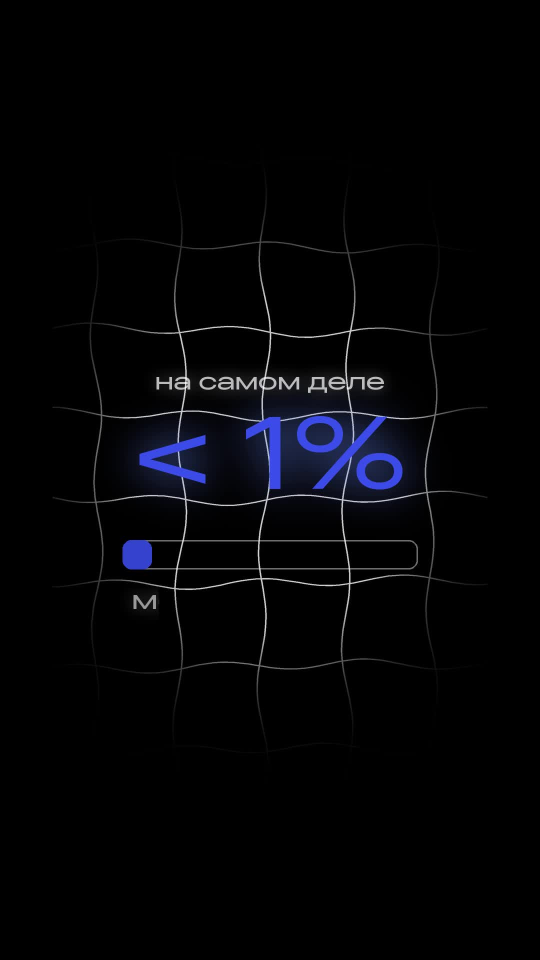
#> input picture build/test/bayes_011.jpg, 1080 x 1920 px (shown at 1/2 size)
$ python -i render29.py   (imports and definitions only)
#> lines starting #> are read from the running program, lines starting #| are printed output that depends on the picture
### build/style.py
"""Визуальная система — реализация brand-kit.md. Все числа для холста 1080x1920."""
import math
from PIL import Image, ImageDraw, ImageFont, ImageFilter

W, H = 1080, 1920
FPS = 30

# --- карточки (brand-kit.md §2) ---
CARD_A = (105, 238, 870, 1380)   # x, y, w, h   говорящая голова
CARD_B = (110, 614, 858, 620)    # вставка
R_A, R_B = 60, 50                # радиусы скругления
CENTER = (540, 925)

# --- палитра (brand-kit.md §4) ---
BLACK = (0, 0, 0)
WHITE = (255, 255, 255)
BLUE = (59, 75, 232)
BLUE_GLOW = (107, 135, 249)
LIME = (195, 219, 78)

# --- шрифты ---
SANS = "/System/Library/Fonts/SFNS.ttf"
SANS_IT = "/System/Library/Fonts/SFNSItalic.ttf"
SERIF_IT = "/System/Library/Fonts/Supplemental/Baskerville.ttc"
SERIF_IT_IDX = 2  # Baskerville Italic

_fc = {}


# [22 lines left out: function font, not called in this run]


# --- скруглённая маска ---
_mc = {}


# [17 lines left out: functions rounded_mask, place_card, not called in this run]


def fit_cover(img, w, h):
    iw, ih = img.size
    s = max(w / iw, h / ih)
    nw, nh = max(w, int(round(iw * s))), max(h, int(round(ih * s)))
    img = img.resize((nw, nh), Image.LANCZOS)
    return img.crop(((nw - w) // 2, (nh - h) // 2, (nw - w) // 2 + w, (nh - h) // 2 + h))


# --- сетка-холст (brand-kit / shot-recipes R4) ---
# [83 lines left out: functions grid_canvas, text_layer, not called in this run]


def measure(text, f):
    b = f.getbbox(text)
    return b[2] - b[0], b[3] - b[1]


# [6 lines left out: function char_offsets, not called in this run]


def ease_out(t):
    return 1 - (1 - t) ** 3

### build/storyboard29.py
"""Раскадровка ролика 29: Санкт-Петербургский парадокс.

Речь не режется. Все монтажные границы стоят между словами по
`videos/29/words.json`. Предметная механика показывается одним языком — монета,
траектория броска, выплаты, вероятности, ветвление и бесконечная сумма на
фирменной сетке. Две короткие смысловые видеовставки добавляют фактуру:
реальный пересчёт монет и дроновый план Санкт-Петербурга.

Носитель смысла:
* произносимые 2/4/8 ₽ и 1/2, 1/4, 1/8 несёт графика, субтитров на этих
  планах нет;
* вклад каждого исхода показан равенствами 2×1/2=1, 4×1/4=1, 8×1/8=1;
* бесконечное ожидание несёт 1+1+1+…=∞, субтитров на ревиле нет;
* название парадокса несёт финальная типографическая карточка.
"""

TAG = "st_petersburg"
SRC = "/Users/vladimirkalajcidi/reels_good/videos/29/source.mov"
OUT = "/Users/vladimirkalajcidi/reels_good/videos/29/st_petersburg_edit.mp4"
WORDS = "/Users/vladimirkalajcidi/reels_good/videos/29/words.json"

DUR = 50.593
FACE_KINDS = {"A1", "A2"}
STOCK_KINDS = {"stockCoins", "stockSpb"}
GFX_ZONE = (700, 1560)
GFX_X = (175, 905)

STOCK_SOURCES = {
    "stockCoins": ("/Users/vladimirkalajcidi/reels_good/videos/29/stock/stock_coins_8870185.mp4", 6.0),
    "stockSpb": ("/Users/vladimirkalajcidi/reels_good/videos/29/stock/stock_spb_3753675.mp4", 2.0),
}

SHOTS = [
    (0.000,  1.540, "A1", {}),
    (1.540,  3.240, "infiniteWin", {}),
    (3.240,  5.140, "A2", {}),
    (5.140,  6.240, "coinLaunch", {}),
    (6.240,  8.680, "coinLoop", {}),
    (8.680, 10.680, "ruleHeads", {}),
    (10.680, 12.200, "payout2", {}),
    (12.200, 13.940, "payout4", {}),
    (13.940, 15.800, "payout8", {}),
    (15.800, 17.600, "doubling", {}),
    (17.600, 19.760, "prob2", {}),
    (19.760, 21.000, "prob4", {}),
    (21.000, 22.640, "prob8", {}),
    (22.640, 24.640, "A1", {}),
    (24.640, 27.420, "expectTerms", {}),
    (27.420, 29.300, "infiniteOutcomes", {}),
    (29.300, 32.640, "infiniteSum", {}),
    (32.640, 35.700, "A2", {}),
    (35.700, 37.900, "stockCoins", {}),
    (37.900, 39.280, "A1", {}),
    (39.280, 40.900, "tinyTail", {}),
    (40.900, 42.420, "tinyWin", {}),
    (42.420, 45.660, "A2", {}),
    (45.660, 48.320, "stockSpb", {}),
    (48.320, 50.593, "A1", {}),
]

GRID_KINDS = {k for _, _, k, _ in SHOTS} - FACE_KINDS - STOCK_KINDS

R = "r"
S = "s"
CAPS = [
    (0.000, 0.800, [("вот игра в которую", R, 44)], "A"),
    (0.800, 1.540, [("средний выигрыш", R, 52)], "A"),

    (1.540, 2.520, [("бесконечен ", S, 70), ("хотя", R, 44)], "G"),
    (2.520, 3.240, [("почти всегда", R, 50)], "G"),

    (3.240, 3.860, [("вы получите", R, 50)], "A"),
    (3.860, 4.500, [("совсем ", R, 44), ("немного", S, 58)], "A"),

    (5.140, 6.240, [("итак мы бросаем монету", R, 42)], "G"),
    (6.240, 7.520, [("до тех пор пока", R, 44)], "G"),
    (7.520, 8.420, [("впервые не выпадет орёл", R, 40)], "G"),

    (8.680, 9.640, [("правило следующее", R, 50)], "G"),
    (9.740, 10.680, [("если орёл выпал сразу", R, 42)], "G"),

    # 10.68–22.64: выплаты и вероятности полностью несёт графика.

    (22.640, 23.420, [("если посчитать", R, 50)], "A"),
    (23.420, 24.520, [("математическое ", R, 46), ("ожидание", S, 58)], "A"),

    (24.640, 25.560, [("каждый возможный исход", R, 44)], "G"),
    (25.560, 26.600, [("добавляет ему", R, 48)], "G"),
    # 26.60–27.42: «ещё рубль» несут три равенства, субтитра нет.

    (27.420, 27.960, [("а исходов", R, 50)], "G"),
    (27.960, 28.820, [("бесконечно много", S, 58)], "G"),

    # 29.30–32.64: 1+1+1+…=∞ несёт графика.

    (32.640, 33.720, [("получается формальная", R, 46)], "A"),
    (33.720, 34.600, [("игра стоит любой", R, 46)], "A"),
    (34.600, 35.700, [("конечной суммы денег", R, 46)], "A"),

    (36.200, 37.040, [("но в реальности", R, 48)], "G"),
    (37.040, 37.900, [("почти никто", S, 58)], "G"),

    (37.900, 38.440, [("не заплатит за неё", R, 42)], "A"),
    (38.440, 39.220, [("даже огромную сумму", R, 46)], "A"),

    (39.280, 40.040, [("потому что вероятность", R, 44)], "G"),
    (40.040, 40.900, [("гигантского выигрыша", R, 46)], "G"),
    (40.900, 41.760, [("невероятно ", R, 44), ("мала", S, 64)], "G"),

    (42.420, 43.640, [("именно это противоречие", R, 44)], "A"),
    (43.640, 44.880, [("между математическим ожиданием", R, 40)], "A"),
    (44.880, 45.660, [("и реальным выбором", R, 48)], "A"),

    # 45.66–48.32: название парадокса несёт графическая карточка.

    (48.320, 49.080, [("а больше интересной", R, 46)], "A"),
    (49.080, 50.040, [("математики у меня", R, 48)], "A"),
    (50.040, 50.593, [("в профиле", R, 54)], "A"),
]

NUM_REVEALS = [11.180, 12.760, 14.480, 16.320, 18.560, 20.240,
               21.480, 26.760, 31.660]
CASCADES = [1.620, 5.220, 6.340, 8.820, 12.260, 14.000, 15.880,
            17.680, 24.720, 27.500, 39.360]

SLOTS = {
    "A": dict(x=540, y=1305, anchor="mm", scatter=True, x_max=938, x_min=142),
    "G": dict(x=167, y=372, anchor="lm", scatter=False, x_max=938, x_min=142),
    "B": dict(x=147, y=706, anchor="lm", scatter=False, x_max=931, x_min=147),
}


def shot_at(t):
    for shot in SHOTS:
        if shot[0] <= t < shot[1]:
            return shot
    return SHOTS[-1]


# [6 lines left out: function slot_for, not called in this run]

### build/render29.py
"""Сборка ролика 29 («Санкт-Петербургский парадокс»).

Слойность: A-roll / сетка -> предметная инфографика -> субтитры.
Речь добавляется без резки в sfx29.py. Вся анимация вычисляется только из
локального времени плана, поэтому любой кадр воспроизводим и seek-safe.
"""
import math
import os
import subprocess
import sys

import cv2
import numpy as np
from PIL import Image, ImageChops, ImageDraw, ImageEnhance, ImageFilter

sys.path.insert(0, os.path.dirname(os.path.abspath(__file__)))
from storyboard29 import (SRC, DUR, SHOTS, CAPS, SLOTS, FACE_KINDS, STOCK_KINDS,
                          STOCK_SOURCES, GFX_ZONE, GFX_X, TAG, shot_at, slot_for)
from style import *

BUILD = os.path.dirname(os.path.abspath(__file__))
VID = f"{BUILD}/assets/_video_{TAG}.mp4"
GY0, GY1 = GFX_ZONE
GX0, GX1 = GFX_X
GRID_CACHE = {}

# 34 детекции по дублю после hflip: cx 404±7, глаза y691±5, лицо 285±8px.
# Оба кропа ставят глаза на 42% высоты карточки. A1 ограничен правым краем.
FRAMINGS = {
    "A1": dict(w=632, h=1002, x=88, y=270),
    "A2": dict(w=576, h=914, x=116, y=307),
}


def clamp01(v):
    return max(0.0, min(1.0, v))


def stagger(lt, n, t0=0.08, step=0.085, dur=0.38):
    return [ease_out(clamp01((lt - t0 - i * step) / dur)) for i in range(n)]


def cv_to_pil(frame):
    return Image.fromarray(cv2.cvtColor(frame, cv2.COLOR_BGR2RGB))


def pil_to_cv(img):
    return cv2.cvtColor(np.array(img), cv2.COLOR_RGB2BGR)


# [11 lines left out: function source_card, not called in this run]


def stock_card(frame):
    """Сток в Card B: crop-to-fill и спокойное затемнение под белую типографику."""
    img = fit_cover(cv_to_pil(frame), CARD_B[2], CARD_B[3])
    img = ImageEnhance.Color(img).enhance(.92)
    img = ImageEnhance.Brightness(img).enhance(.70)
    return img


class StockReader:
    """Последовательно читает два коротких стоковых фрагмента без рывков времени."""
    # [37 lines left out: functions __init__, _open, frame, release, not called in this run]


def _layer():
    return Image.new("RGBA", (W, H), (0, 0, 0, 0))


def _col(color, alpha):
    return tuple(color) + (int(round(255 * clamp01(alpha))),)


# [33 lines left out: functions seg, glow_layer, draw_center_text, not called in this run]


_ZMASK = None


# [239 lines left out: functions zone_mask, draw_coin, arrow, coin_row, payout_scene, probability_scene and 12 more, not called in this run]


GFX = {
    "infiniteWin": g_infiniteWin,
    "coinLaunch": g_coinLaunch,
    "coinLoop": g_coinLoop,
    "ruleHeads": g_ruleHeads,
    "payout2": lambda lay, t: payout_scene(lay, t, [True], 2),
    "payout4": lambda lay, t: payout_scene(lay, t, [False, True], 4),
    "payout8": lambda lay, t: payout_scene(lay, t, [False, False, True], 8),
    "doubling": g_doubling,
    "prob2": lambda lay, t: probability_scene(lay, t, [True], 2, "1/2"),
    "prob4": lambda lay, t: probability_scene(lay, t, [False, True], 4, "1/4"),
    "prob8": lambda lay, t: probability_scene(lay, t, [False, False, True], 8, "1/8"),
    "expectTerms": g_expectTerms,
    "infiniteOutcomes": g_infiniteOutcomes,
    "infiniteSum": g_infiniteSum,
    "tinyTail": g_tinyTail,
    "tinyWin": g_tinyWin,
    "stockSpb": g_stockSpb,
}


# [79 lines left out: functions graphics_layer, text_layer_fast, line_items, not called in this run]


def build_blocks():
    blocks=[]; cur=[]
    for i,c in enumerate(CAPS):
        if cur:
            prev=CAPS[cur[-1]]
            if c[0]-prev[1]>.30 or len(cur)>=3 or shot_at(c[0]) is not shot_at(prev[0]):
                blocks.append(cur); cur=[]
        cur.append(i)
    if cur: blocks.append(cur)
    info={}
    for bid,b in enumerate(blocks):
        end=max(CAPS[i][1] for i in b)
        sizes=[max(sz for _,_,sz in CAPS[i][2]) for i in b]
        offs=[]; acc=0.0
        for k in range(len(b)):
            if k: acc += max(60.0,(sizes[k-1]+sizes[k])*.70)
            offs.append(acc)
        for pos,i in enumerate(b): info[i]=(bid,pos,len(b),end,offs[pos])
    return info


BLOCKS=build_blocks(); DIM=[1.0,.74,.58]


# [64 lines left out: functions caption_layer, background, compose, main, not called in this run]


# [2 lines not run here, left out]

>>> import cv2
>>> picture = cv2.imread('test/bayes_011.jpg')
#> picture is the input picture: shape (1920, 1080, 3); mean B, G, R 6.5, 4.1, 3.8
>>> result = stock_card(picture)
#> in fit_cover, `iw, ih = img.size`: iw = 1080; ih = 1920
#> in fit_cover, `s = max(w / iw, h / ih)`: s = 0.794
#> in fit_cover, `nw, nh = max(w, int(round(iw * s))), max(h, int(round(ih * s)))`: nw = 858; nh = 1525
#> in fit_cover, `return img.crop(((nw - w) // 2, (nh - h) // 2, (nw - w) // 2 + w, (nh ..`:
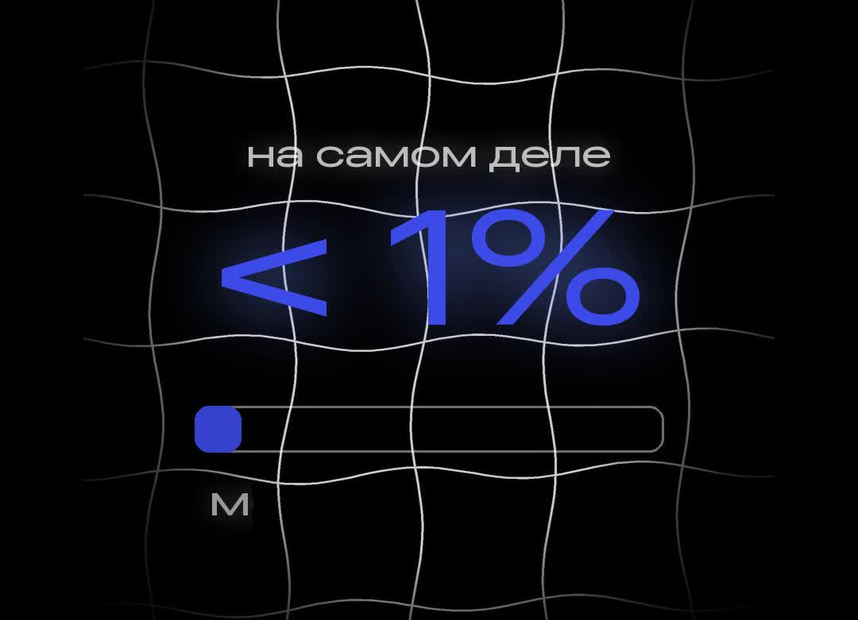
#> returned value: PIL image 858x620 RGB; mean R, G, B 9.1, 9.9, 15.8
#> in stock_card, `img = ImageEnhance.Brightness(img).enhance(.70)`:
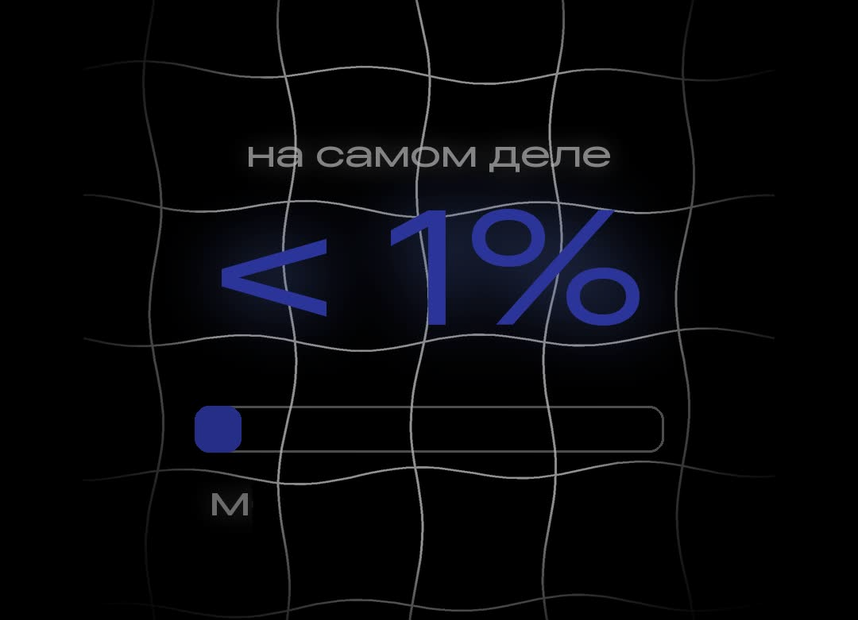
#> img: PIL image 858x620 RGB; mean R, G, B 6.3, 6.8, 10.5

$ run again, on build/test/bayes_057.jpg
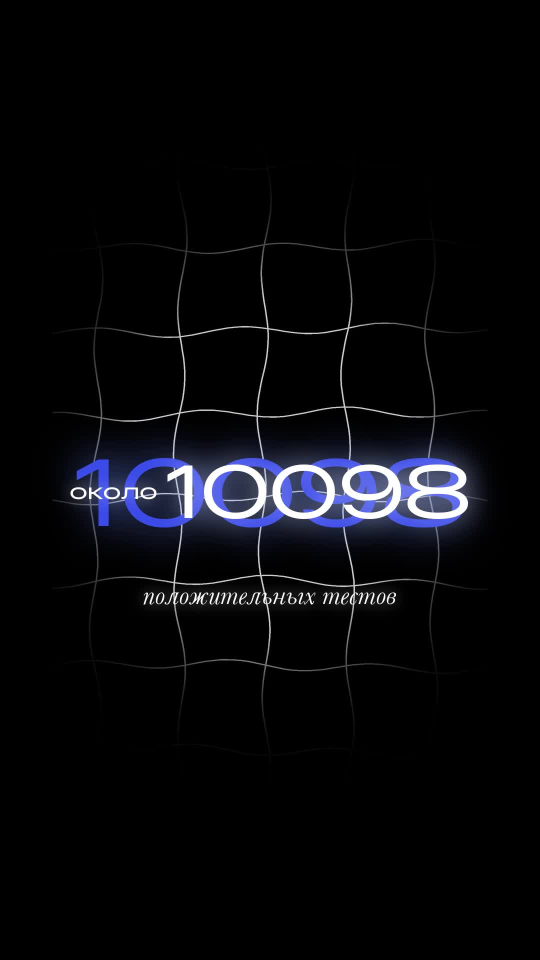
#> input picture build/test/bayes_057.jpg, 1080 x 1920 px (shown at 1/2 size)
#> picture is the input picture: shape (1920, 1080, 3); mean B, G, R 11.7, 8.5, 8.1
#> iw = 1080; ih = 1920
#> s = 0.794
#> nw = 858; nh = 1525
#> in fit_cover, `return img.crop(((nw - w) // 2, (nh - h) // 2, (nw - w) // 2 + w, (nh ..`:
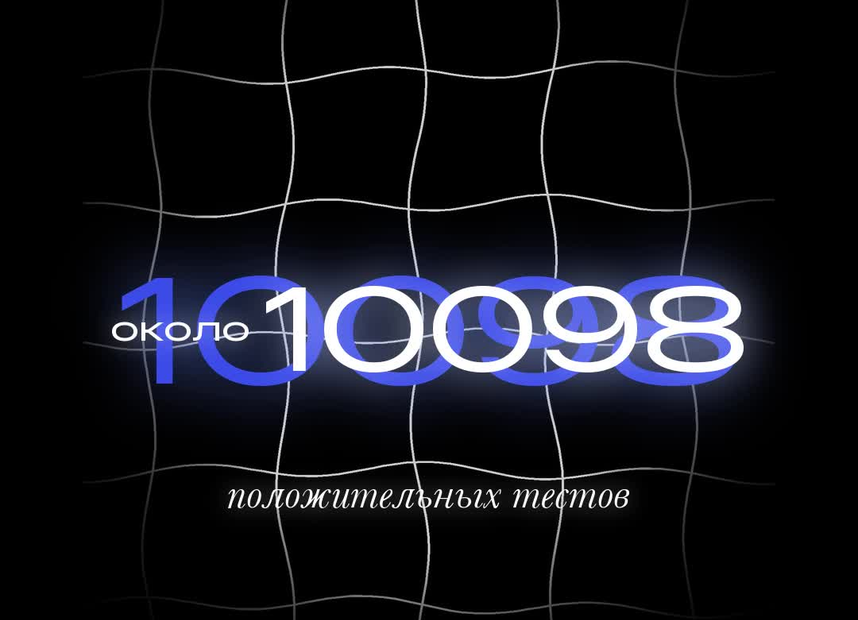
#> returned value: PIL image 858x620 RGB; mean R, G, B 19.6, 20.7, 28.5
#> in stock_card, `img = ImageEnhance.Brightness(img).enhance(.70)`:
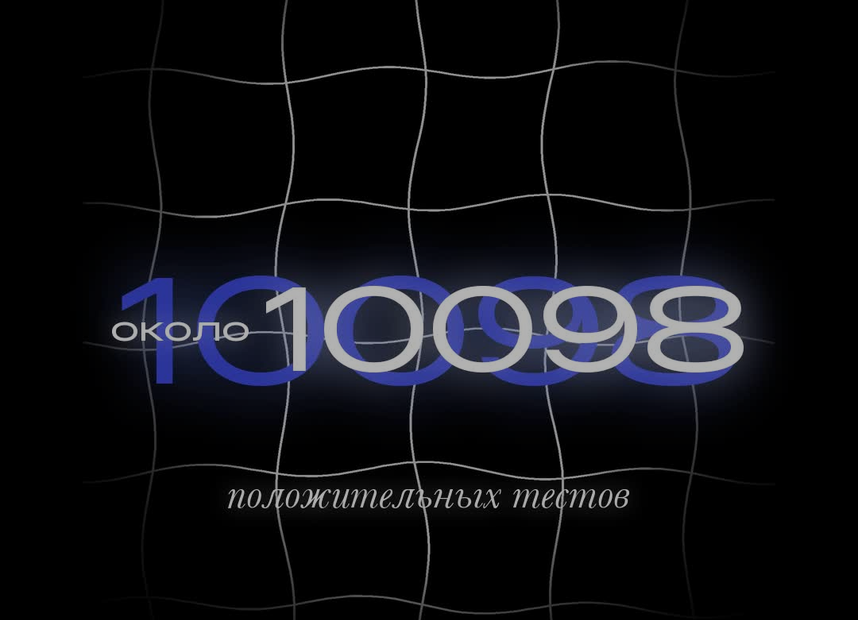
#> img: PIL image 858x620 RGB; mean R, G, B 13.6, 14.3, 19.2

$ run again, on build/test/bayes_stock_fix2.jpg
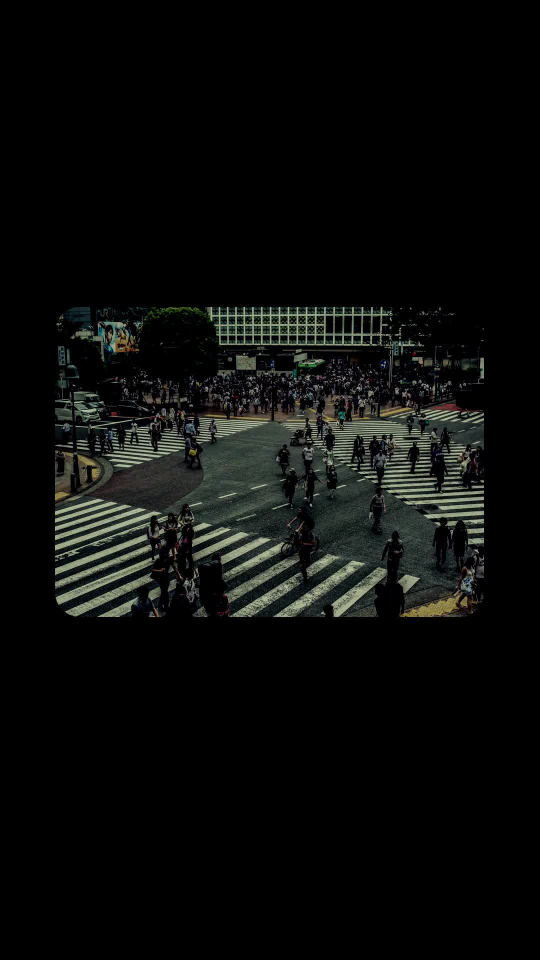
#> input picture build/test/bayes_stock_fix2.jpg, 1080 x 1920 px (shown at 1/2 size)
#> picture is the input picture: shape (1920, 1080, 3); mean B, G, R 11, 12.5, 11.3
#> iw = 1080; ih = 1920
#> s = 0.794
#> nw = 858; nh = 1525
#> in fit_cover, `return img.crop(((nw - w) // 2, (nh - h) // 2, (nw - w) // 2 + w, (nh ..`:
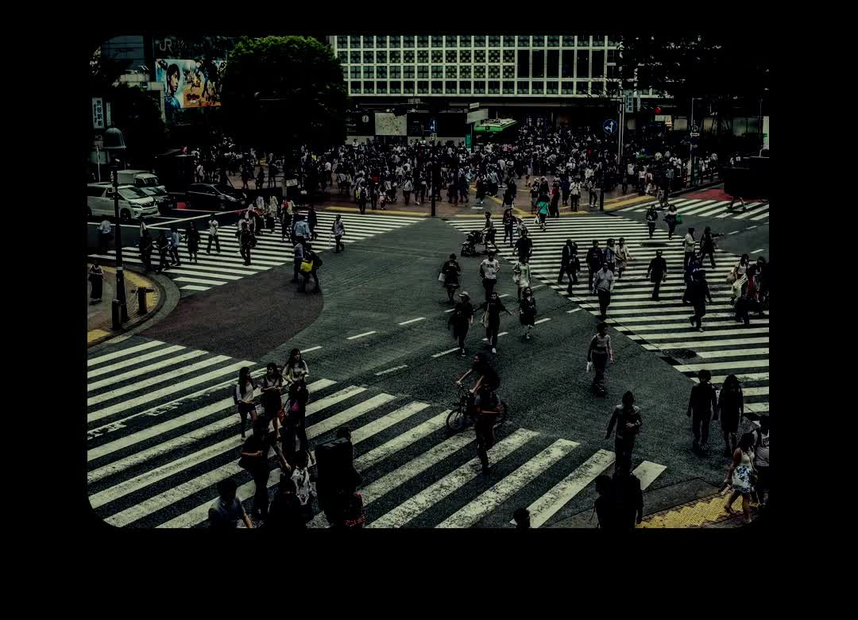
#> returned value: PIL image 858x620 RGB; mean R, G, B 28, 30.7, 27.1
#> in stock_card, `img = ImageEnhance.Brightness(img).enhance(.70)`:
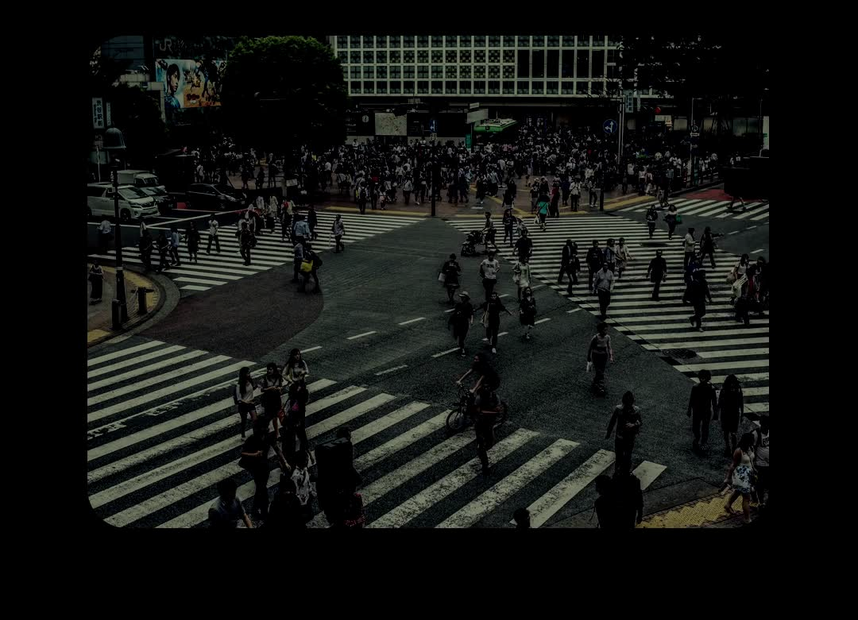
#> img: PIL image 858x620 RGB; mean R, G, B 19.3, 21, 18.7
